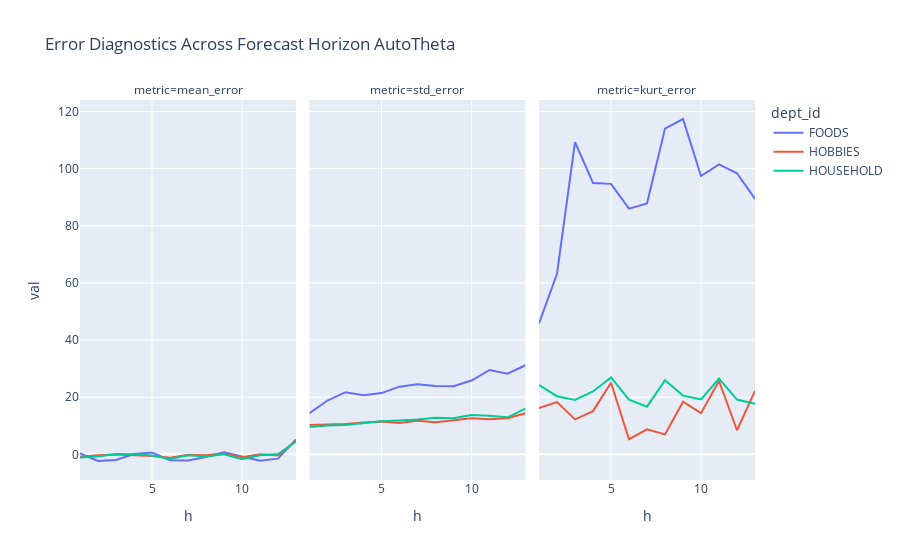

Notebook source saved alongside this figure:
### Markdown cell above
## Section 3: Residual Autocorrelation
Test whether forecast errors show systematic patterns (autocorrelation) that a learner should have captured.

### Code cell
# ============================================================================
# 1. ERROR ACCUMULATION BY FORECAST HORIZON (Degradation curve)
# ============================================================================

# look at error for these over time... 
horizon_diagnostics = (
    a_tier_errors
    .assign(h=lambda df: df.groupby(['unique_id','cutoff']).cumcount() + 1)
    .groupby(['dept_id','h'],as_index=False)
    .agg(mean_error = ('error','mean'),std_error=('error','std'),kurt_error=("error",lambda x: st.kurtosis(x,bias=False)))
    .round(3)
    .melt(id_vars=['dept_id','h'],var_name='metric',value_name='val')
)

# 
horizon_diagnostics.plot(
    x='h',
    y='val',
    facet_col='metric',
    backend='plotly',
    color='dept_id',
    title=f'Error Diagnostics Across Forecast Horizon {MODEL}'
)

### Figure 1 — Plotly figure (JSON) as saved in the notebook; plotly's stock layout.template omitted (floating-point values rounded to 4 significant figures)
{"data": [{"hovertemplate": "dept_id=FOODS<br>metric=mean_error<br>h=%{x}<br>val=%{y}<extra></extra>", "legendgroup": "FOODS", "line": {"color": "#636efa", "dash": "solid"}, "marker": {"symbol": "circle"}, "mode": "lines", "name": "FOODS", "orientation": "v", "showlegend": true, "type": "scatter", "x": [1, 2, 3, 4, 5, 6, 7, 8, 9, 10, 11, 12, 13], "xaxis": "x", "y": [0.351, -2.322, -1.96, 0.123, 0.668, -2.051, -2.183, -0.915, 0.771, -0.596, -2.218, -1.505, 5.247], "yaxis": "y"}, {"hovertemplate": "dept_id=FOODS<br>metric=std_error<br>h=%{x}<br>val=%{y}<extra></extra>", "legendgroup": "FOODS", "line": {"color": "#636efa", "dash": "solid"}, "marker": {"symbol": "circle"}, "mode": "lines", "name": "FOODS", "orientation": "v", "showlegend": false, "type": "scatter", "x": [1, 2, 3, 4, 5, 6, 7, 8, 9, 10, 11, 12, 13], "xaxis": "x2", "y": [14.42, 18.84, 21.75, 20.65, 21.44, 23.69, 24.53, 23.94, 23.86, 25.83, 29.52, 28.25, 31.19], "yaxis": "y2"}, {"hovertemplate": "dept_id=FOODS<br>metric=kurt_error<br>h=%{x}<br>val=%{y}<extra></extra>", "legendgroup": "FOODS", "line": {"color": "#636efa", "dash": "solid"}, "marker": {"symbol": "circle"}, "mode": "lines", "name": "FOODS", "orientation": "v", "showlegend": false, "type": "scatter", "x": [1, 2, 3, 4, 5, 6, 7, 8, 9, 10, 11, 12, 13], "xaxis": "x3", "y": [45.86, 63.2, 109.2, 94.98, 94.66, 86.0, 87.77, 114.0, 117.4, 97.41, 101.5, 98.36, 89.42], "yaxis": "y3"}, {"hovertemplate": "dept_id=HOBBIES<br>metric=mean_error<br>h=%{x}<br>val=%{y}<extra></extra>", "legendgroup": "HOBBIES", "line": {"color": "#EF553B", "dash": "solid"}, "marker": {"symbol": "circle"}, "mode": "lines", "name": "HOBBIES", "orientation": "v", "showlegend": true, "type": "scatter", "x": [1, 2, 3, 4, 5, 6, 7, 8, 9, 10, 11, 12, 13], "xaxis": "x", "y": [-0.852, -0.301, -0.034, -0.283, -0.544, -1.164, -0.106, -0.304, 0.3, -0.971, 0.08, -0.382, 4.74], "yaxis": "y"}, {"hovertemplate": "dept_id=HOBBIES<br>metric=std_error<br>h=%{x}<br>val=%{y}<extra></extra>", "legendgroup": "HOBBIES", "line": {"color": "#EF553B", "dash": "solid"}, "marker": {"symbol": "circle"}, "mode": "lines", "name": "HOBBIES", "orientation": "v", "showlegend": false, "type": "scatter", "x": [1, 2, 3, 4, 5, 6, 7, 8, 9, 10, 11, 12, 13], "xaxis": "x2", "y": [10.29, 10.37, 10.62, 11.18, 11.51, 11.0, 11.78, 11.21, 11.98, 12.64, 12.25, 12.66, 14.41], "yaxis": "y2"}, {"hovertemplate": "dept_id=HOBBIES<br>metric=kurt_error<br>h=%{x}<br>val=%{y}<extra></extra>", "legendgroup": "HOBBIES", "line": {"color": "#EF553B", "dash": "solid"}, "marker": {"symbol": "circle"}, "mode": "lines", "name": "HOBBIES", "orientation": "v", "showlegend": false, "type": "scatter", "x": [1, 2, 3, 4, 5, 6, 7, 8, 9, 10, 11, 12, 13], "xaxis": "x3", "y": [16.19, 18.3, 12.24, 15.13, 25.05, 5.307, 8.779, 6.974, 18.44, 14.41, 25.67, 8.432, 22.19], "yaxis": "y3"}, {"hovertemplate": "dept_id=HOUSEHOLD<br>metric=mean_error<br>h=%{x}<br>val=%{y}<extra></extra>", "legendgroup": "HOUSEHOLD", "line": {"color": "#00cc96", "dash": "solid"}, "marker": {"symbol": "circle"}, "mode": "lines", "name": "HOUSEHOLD", "orientation": "v", "showlegend": true, "type": "scatter", "x": [1, 2, 3, 4, 5, 6, 7, 8, 9, 10, 11, 12, 13], "xaxis": "x", "y": [-1.133, -0.735, 0.093, 0.066, -0.365, -1.648, -0.302, -0.74, 0.054, -1.664, -0.329, 0.092, 4.48], "yaxis": "y"}, {"hovertemplate": "dept_id=HOUSEHOLD<br>metric=std_error<br>h=%{x}<br>val=%{y}<extra></extra>", "legendgroup": "HOUSEHOLD", "line": {"color": "#00cc96", "dash": "solid"}, "marker": {"symbol": "circle"}, "mode": "lines", "name": "HOUSEHOLD", "orientation": "v", "showlegend": false, "type": "scatter", "x": [1, 2, 3, 4, 5, 6, 7, 8, 9, 10, 11, 12, 13], "xaxis": "x2", "y": [9.602, 10.06, 10.26, 11.01, 11.57, 11.87, 12.19, 12.81, 12.63, 13.77, 13.54, 12.97, 16.0], "yaxis": "y2"}, {"hovertemplate": "dept_id=HOUSEHOLD<br>metric=kurt_error<br>h=%{x}<br>val=%{y}<extra></extra>", "legendgroup": "HOUSEHOLD", "line": {"color": "#00cc96", "dash": "solid"}, "marker": {"symbol": "circle"}, "mode": "lines", "name": "HOUSEHOLD", "orientation": "v", "showlegend": false, "type": "scatter", "x": [1, 2, 3, 4, 5, 6, 7, 8, 9, 10, 11, 12, 13], "xaxis": "x3", "y": [24.23, 20.35, 19.07, 22.01, 26.93, 19.17, 16.69, 25.91, 20.55, 19.26, 26.55, 19.18, 17.67], "yaxis": "y3"}], "layout": {"annotations": [{"font": {}, "showarrow": false, "text": "metric=mean_error", "x": 0.16, "xanchor": "center", "xref": "paper", "y": 1, "yanchor": "bottom", "yref": "paper"}, {"font": {}, "showarrow": false, "text": "metric=std_error", "x": 0.5, "xanchor": "center", "xref": "paper", "y": 1, "yanchor": "bottom", "yref": "paper"}, {"font": {}, "showarrow": false, "text": "metric=kurt_error", "x": 0.84, "xanchor": "center", "xref": "paper", "y": 1, "yanchor": "bottom", "yref": "paper"}], "legend": {"title": {"text": "dept_id"}, "tracegroupgap": 0}, "title": {"text": "Error Diagnostics Across Forecast Horizon AutoTheta"}, "xaxis": {"anchor": "y", "domain": [0, 0.32], "title": {"text": "h"}}, "xaxis2": {"anchor": "y2", "domain": [0.34, 0.66], "matches": "x", "title": {"text": "h"}}, "xaxis3": {"anchor": "y3", "domain": [0.68, 1.0], "matches": "x", "title": {"text": "h"}}, "yaxis": {"anchor": "x", "domain": [0, 1], "title": {"text": "val"}}, "yaxis2": {"anchor": "x2", "domain": [0, 1], "matches": "y", "showticklabels": false}, "yaxis3": {"anchor": "x3", "domain": [0, 1], "matches": "y", "showticklabels": false}}}
